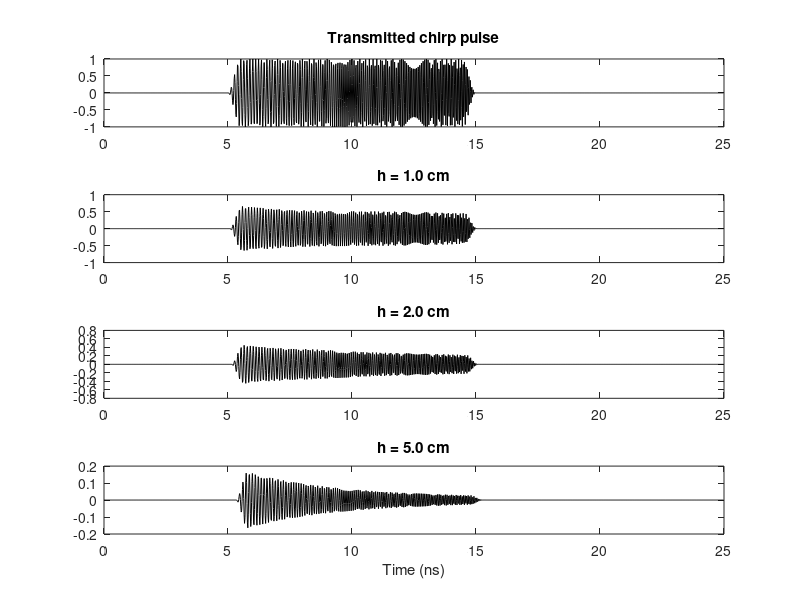
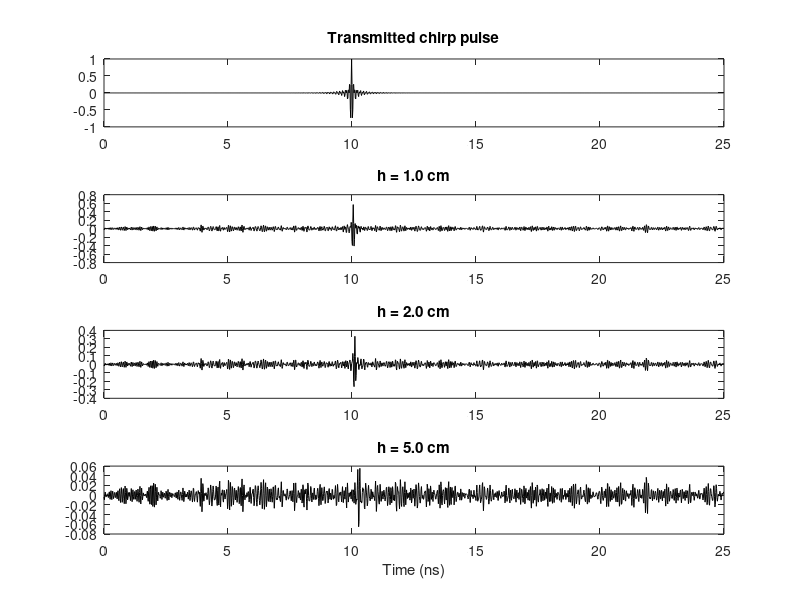

MATLAB code to generate these figures, in order:
%% GP 258J: Simulated waveform

% Free space EM properties
eps0 = 8.854e-12;
mu0 = 1.257e-6;
c0 = 1 / sqrt(eps0*mu0);
Z0 = mu0 * c0;

% Cole-Cole model parameters
eps_inf = 3.140;
eps_delta = 1.708;
tau = 14.65e-12;
alpha = 0.061;
sigma_s = 0.036;

% Decibel level
dBp = @(x) 10 .* log10(x);
dBa = @(x) 20 .* log10(x);

%% Waveform distortion

%%% Complex chirp signal %%%

f0 = 12.5e9;    % Carrier (Hz)
T = 10e-9;      % Pulse length (s)
fs = 60e9;      % Sampling freq. (Hz)
B = 10e9;       % Bandwidth (Hz)
achirp = B/T;   % Chirp (FM) modulation

dt = 1 / fs;                    % Time step (s)
t = (0:dt:T-dt) - T/2;          % Time samples (s)
s = exp(1j*2*pi*f0.*t) .* ...
    exp(1j.*pi*achirp.*t.^2);   % Chirp signal
s = s .* tukeywin(length(s), 1/10)';
s_tmp = s;                      % Matched filter

% Padding with zeros
pad_time1 = 5e-9;  pad_time2 = 10e-9;
pad_samp1 = round(pad_time1 * fs);
pad_samp2 = round(pad_time2 * fs);

% Incidence waveform
s = [zeros(1, pad_samp1), s, zeros(1, pad_samp2)];
Nt = length(s);  t = (0:Nt-1) .* dt;

% Chirp spectrum
s_hat = fft(s);

%%% Transfer function %%%

% Frequency samples (Hz)
f = (-Nt/2:Nt/2-1) * (fs / Nt);  f = fftshift(f);
w = 2*pi .*f;

% Wavelength (m)
lambda = c0 ./ f;

% Complex dielectric constant
epsd = eps_inf + eps_delta ./ (1 + (1j*tau.*w).^(1-alpha)) ...
    + sigma_s ./ (1j*eps0.*w);

% Thickness of tissue (m)
h = [1e-2, 2e-2, 5e-2]';

% Refractive index
nd = sqrt(epsd);  kappa = -imag(nd);

% Exponent term
exp_gamma = exp(-1j*2*pi.*h./lambda.*nd);

% Transmission
Ra = (1 - nd) ./ (1 + nd);
HT = (1 - Ra.^2) .* exp_gamma ./ (1 - (Ra.*exp_gamma).^2);

% Reflection
HR = Ra .* (1 - exp_gamma.^2) ./ (1 - (Ra.*exp_gamma).^2);

% Fix zero component
HT(:, 1) = 0;  HR(:, 1) = 0;

%%% Distorted waveform %%%

% Inverse FFT
s2_hat = s_hat .* HT;
s2 = ifft(s2_hat, [], 2);

% Plot signal
figure('Name', 'Waveforms');
ax1 = subplot(4,1,1);  plot(t.*1e9, real(s), 'k-');
title('Transmitted chirp pulse');
ax2 = subplot(4,1,2);  plot(t.*1e9, real(s2(1, :)), 'k-');
title(sprintf('h = %.1f cm', h(1).*1e2));
ax3 = subplot(4,1,3);  plot(t.*1e9, real(s2(2, :)), 'k-');
title(sprintf('h = %.1f cm', h(2).*1e2));
ax4 = subplot(4,1,4);  plot(t.*1e9, real(s2(3, :)), 'k-');
title(sprintf('h = %.1f cm', h(3).*1e2));
linkaxes([ax1, ax2, ax3, ax4], 'x');
xlabel('Time (ns)');  % xlim([5, 16]);

%% Matched filter detection

% Add noise
noise_power = 3.0 .* std(s2, [], 2);
s2 = s2 + sqrt(noise_power./2) .* (randn(1, Nt) + 1j*randn(1, Nt));

% Scaling factor
A = sum(abs(s_tmp).^2);     

% Matched filter
s_filt = conv(s, conj(fliplr(s_tmp)), 'same') ./ A;
s2_filt = zeros(size(s2));
for i = 1:length(h)
    s2_filt(i, :) = conv(s2(i, :), conj(fliplr(s_tmp)), 'same') ./ A;
end

% Plot signal
figure('Name', 'Waveforms');
ax1 = subplot(4,1,1);  plot(t.*1e9, real(s_filt), 'k-');
title('Transmitted chirp pulse');
ax2 = subplot(4,1,2);  plot(t.*1e9, real(s2_filt(1, :)), 'k-');
title(sprintf('h = %.1f cm', h(1).*1e2));
ax3 = subplot(4,1,3);  plot(t.*1e9, real(s2_filt(2, :)), 'k-');
title(sprintf('h = %.1f cm', h(2).*1e2));
ax4 = subplot(4,1,4);  plot(t.*1e9, real(s2_filt(3, :)), 'k-');
title(sprintf('h = %.1f cm', h(3).*1e2));
linkaxes([ax1, ax2, ax3, ax4], 'x');
xlabel('Time (ns)');  % xlim([5, 16]);
